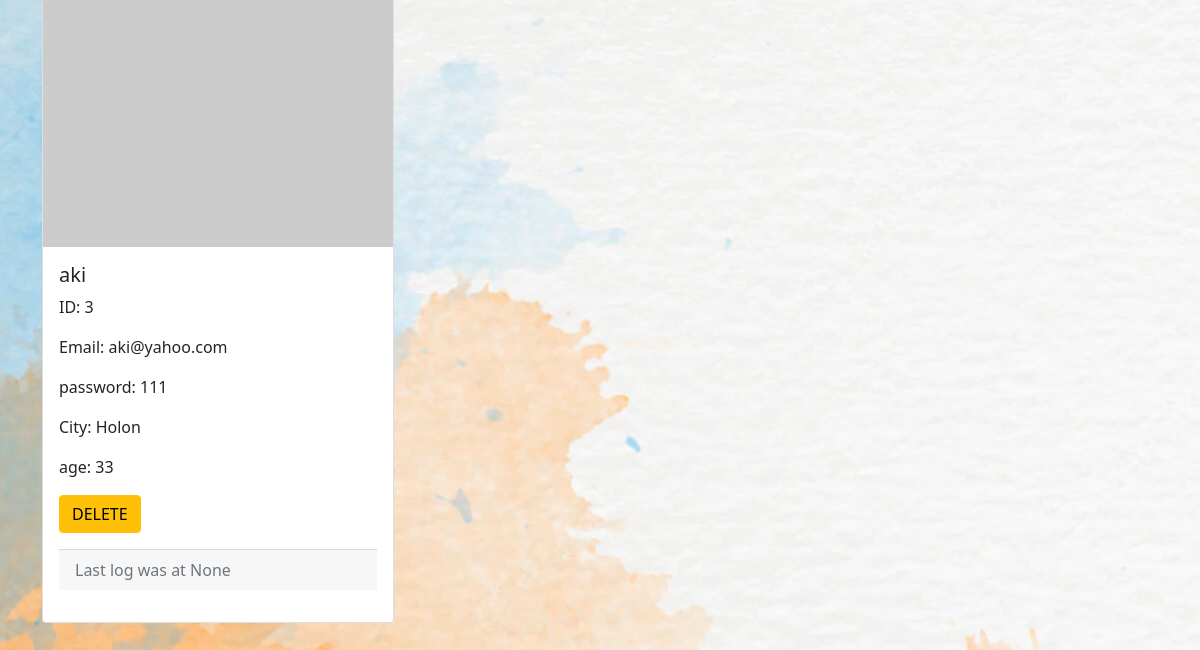
The app's page /display/customers (lower part), older data.
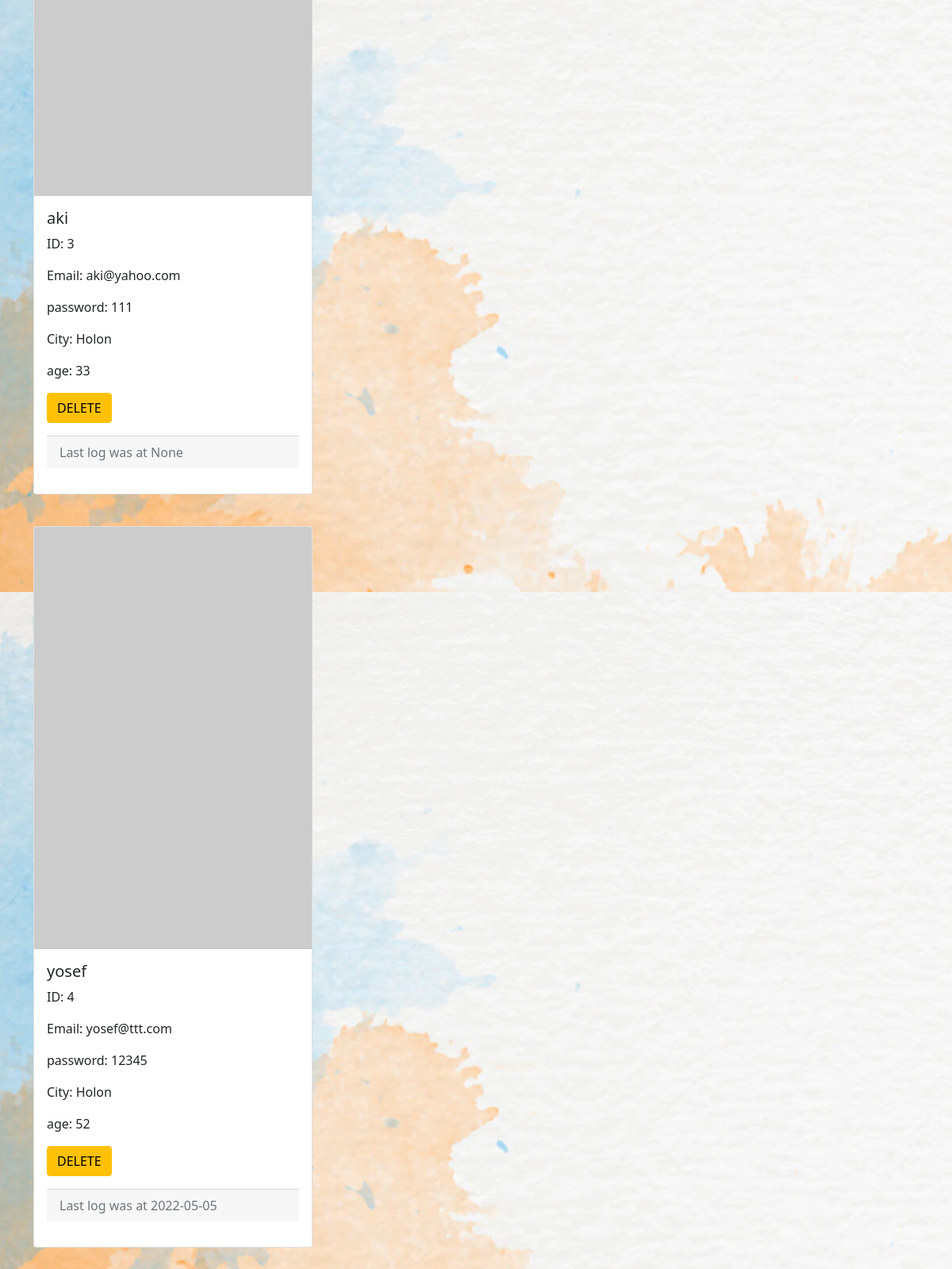
The same page, newer data.
### tables this page shows
CREATE TABLE "Customers" (
	"custID" INTEGER NOT NULL, 
	email VARCHAR, 
	password VARCHAR, 
	name VARCHAR, 
	city VARCHAR, 
	age INTEGER, 
	last_log VARCHAR, 
	PRIMARY KEY ("custID")
);

### app/display.py (the view)
@display.route('/customers')
def display_customers():
    res = dbms.print_all_data(mydatabase.CUSTOMERS)
    if res ==[]:flash('No results')
    return render_template('display_customers.html',res=res)

### app/mydatabase.py (called while the page is built)
    def print_all_data(self, table='', query=''):
        query = query if query != '' else f"SELECT * FROM {table}"
        print(query)
        res = []
        with self.db_engine.connect() as connection:
            try:
                result = connection.execute(query)
            except Exception as e:
                print(e)
            else:
                for row in result:
                    res.append(row)
                result.close()
        return res

### app/templates/display_customers.html (shortened to what this page needs)
{%extends 'layout.html'%}
    {%block content%}
    {%for i in res%}
    {%if i[1] !="admin@lolib.com" %}
    <div class="container">
        <div class="col mb-3">
            <div class="card" style="width: 22rem;">
                <img src="https://picsum.photos/200/30{{i[0]}}" class="card-img-top" alt="...">
                <div class="card-body">
                    <h5 class="card-title">{{i[3]}}</h5>
                    <p class="card-text">ID: {{i[0]}}</p>
                    <p class="card-text">Email: {{i[1]}}</p>
                    <p class="card-text">password: {{i[2]}}</p>
                    <p class="card-text">City: {{i[4]}}</p>
                    <p class="card-text">age: {{i[5]}}</p>
                    {%if session['email'] == 'admin@lolib.com' %}
                    <a href="/helper/delcustomer/{{i[0]}}" button type="button"
                        class="btn btn-warning">DELETE</button></a>
                    {%else%}
                    <a button type="button" class="btn btn-warning" data-bs-toggle="tooltip" data-bs-placement="bottom"
                        title="login as admin to use this function">DELETE</button></a>
                    {%endif%}
                    <p>
                    <div class="card-footer text-muted">
                        Last log was at {{i[-1]}}
                    </div>
                    </p>
                </div>
            </div>
        </div>
    </div>
    {%endif%}
    <br>
    {%endfor%}
    {%endblock%}

Row changes from the older to the newer data that the page shows:
added Customers: name "yosef", custID "4", email "yosef@ttt.com", password "12345", city "Holon", age "52", last_log "2022-05-05"
